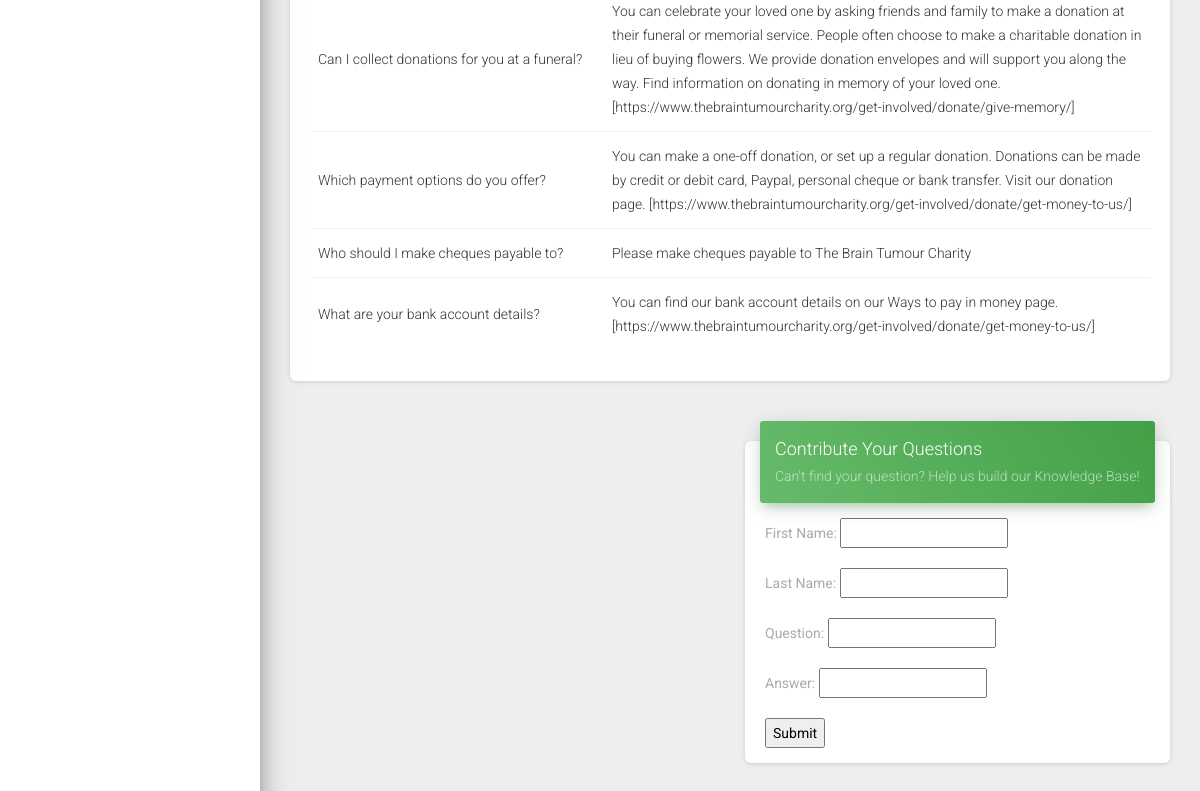
The page /search/index/ (lower part) on the database as committed earlier.
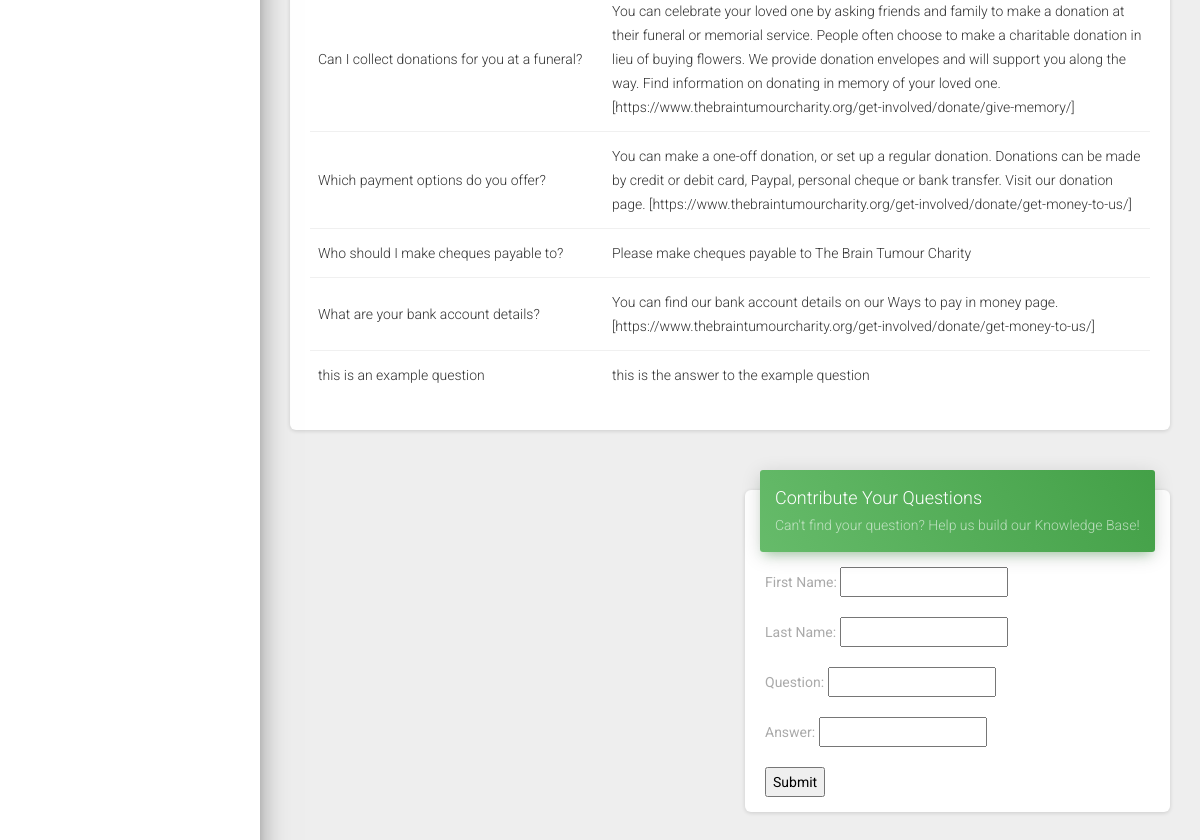
The same page on the database as committed later.
### knowledgeSearch/models.py (models this page shows)
class Article(models.Model):
    title = models.TextField()
    body = models.TextField()

### knowledgeSearch/views.py (the view, shortened to what this page needs)
# urls.py: path('index/', MainView.as_view(), name = 'main-view'),
class MainView(View):
    template_name = 'knowledgeSearch/index.html'
    article_list = Article.objects.all()
    contact_list = Contact.objects.all()
    def get(self, request):
        form = NewQuestion()
        args = {
           "article_list" : self.article_list,
           "contact_list" : self.contact_list,
            "form" : form
        }
        return render(request, self.template_name, args)

### knowledgeSearch/forms.py
class NewQuestion(forms.Form):
    firstName = forms.CharField(label = "First Name", max_length=30)
    lastName = forms.CharField(label = "Last Name", max_length=30)
    question = forms.CharField(label = "Question", max_length=200)
    answer = forms.CharField(label = "Answer", max_length=500)

### knowledgeSearch/templates/knowledgeSearch/index.html (shortened to what this page needs)
<!doctype html>
<html lang="en">
<head>
  {% load static %}
  <link rel="stylesheet" href="https://maxcdn.bootstrapcdn.com/font-awesome/latest/css/font-awesome.min.css">
  <link href="{% static "knowledgeSearch/assets/css/dashboard.css" %}" rel="stylesheet" />
</head>
<body class="">
  <div class="wrapper ">
    <div class="sidebar" data-color="danger" data-background-color="white">
        {% load static %}
    </div>
    <div class="main-panel">
      <div class="content">
        <div class="container-fluid">
          <div class="row">
            <div class="col-md-12">
              <div class="card ">
                <div class="card-body">
                  <div class="table-responsive">
                    <table class="table table-hover">
                      <tbody>
                        {% for article in article_list %}
                          <tr>
                            <td>
                              {{article.title}}
                            </td>
                            <td>
                              {{article.body}}
                            </td>
                          </tr>
                        {% endfor %}
                      </tbody>
                    </table>
                  </div>
                </div>
              </div>
            </div>
          </div>
          <div class="row">
            <div class="col-lg-6 col-md-12">
            </div>
            <div class="col-lg-6 col-md-12">
              <div class="card">
                <div class="card-header card-header-success">
                  <h4 class="card-title">Contribute Your Questions</h4>
                  <p class="card-category">Can't find your question? Help us build our Knowledge Base!</p>
                </div>
                <div class="card-body">
                  <form method="post">
                     {{ form.as_p }}
                     <input type="submit" value="Submit">
                  </form>
                </div>
              </div>
            </div>
          </div
        </div>
      </div>
    </div>
  </div>
  {% load static %}
</body>
</html>

Rows that differ between the two databases and show on the page:
added Article: title "this is an example question", body "this is the answer to the example question"
